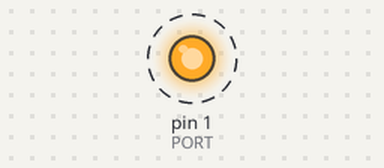
This sketch was run on a simulated Arduino Uno, built with avr-gcc and run on an emulated ATmega328P. Parts: output pins drawn as LEDs (lit = HIGH). Dashed ring = blinking.

Above: at 0.4 s.
Timing chart, 0 to 3.2 s (numbered marks = the images above):
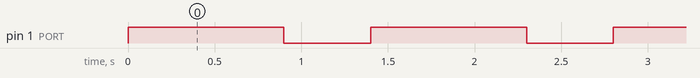

Measured:
- by itself, pin 1 (PORT): alternates HIGH for 0.90 s and LOW for 0.50 s

The sketch:

bllink_test.ino
```cpp
#define PORT 1

void setup() {
  // put your setup code here, to run once:
  pinMode(PORT,OUTPUT);
}

void loop() {
  // put your main code here, to run repeatedly:
  digitalWrite(PORT,HIGH);
  delay(900);
  digitalWrite(PORT,LOW);
  delay(500);

}
```
